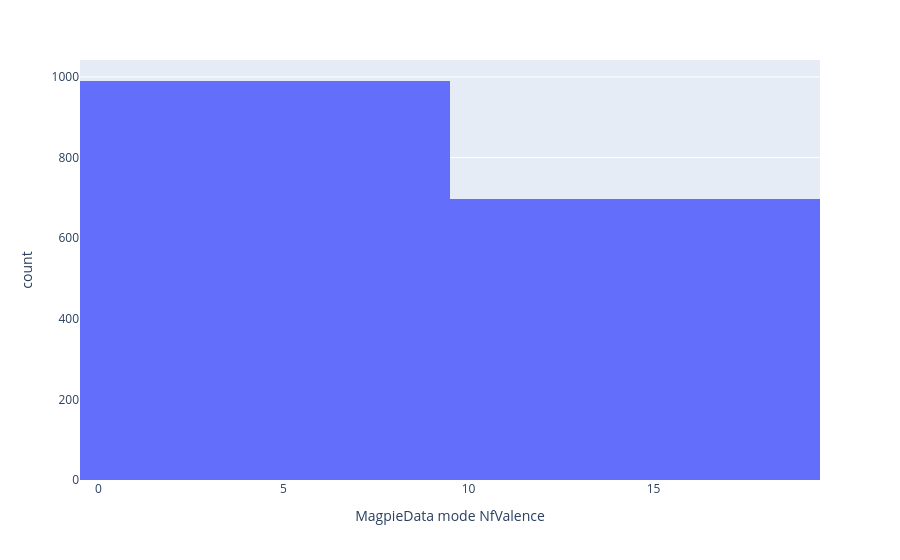

Notebook code for this chart:
### Code cell
fig = px.histogram(AllFeatures, x='MagpieData mode NfValence')

### Figure 1 — Plotly figure (JSON) as saved in the notebook; plotly's stock layout.template omitted (floating-point values rounded to 4 significant figures; data arrays with more than 128 entries replaced by an {"elided": "..."} marker saying what was removed)
{"data": [{"alignmentgroup": "True", "bingroup": "x", "hovertemplate": "MagpieData mode NfValence=%{x}<br>count=%{y}<extra></extra>", "legendgroup": "", "marker": {"color": "#636efa"}, "name": "", "offsetgroup": "", "orientation": "v", "showlegend": false, "type": "histogram", "x": {"elided": "1687 int values"}, "xaxis": "x", "yaxis": "y"}], "layout": {"barmode": "relative", "legend": {"tracegroupgap": 0}, "margin": {"t": 60}, "xaxis": {"anchor": "y", "domain": [0, 1], "title": {"text": "MagpieData mode NfValence"}}, "yaxis": {"anchor": "x", "domain": [0, 1], "title": {"text": "count"}}}}
